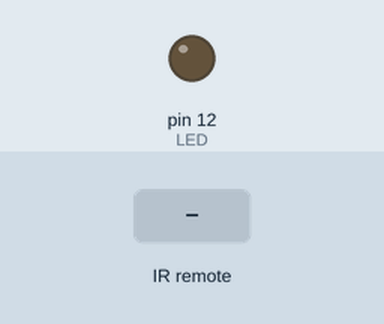
Recording of a sketch running on a simulated Arduino Uno, built with avr-gcc and run on an emulated ATmega328P. On the bench: output pins drawn as LEDs (lit = HIGH). The inputs (shaded band) are chosen by the test bench.

Above: at 1.2 s.
1.3 s: infrared code 0x6604CFF6 received
At 2.2 s:
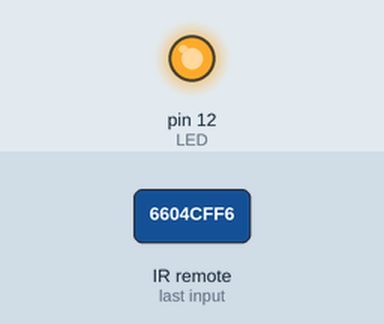
2.8 s: infrared code 0x6604CFE2 received
At 3.4 s:
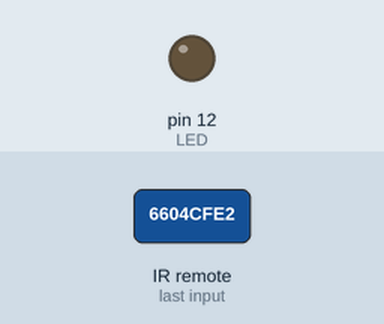
Timing chart, 0 to 5.8 s (numbered marks = the images above; inputs shaded):
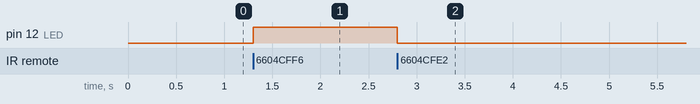

Measured:
- after the input at 1.3 s, pin 12 (LED): LOW → HIGH at once
- after the input at 2.8 s, pin 12 (LED): HIGH → LOW at once

The sketch:

telecomanda_irda.ino
```cpp
//1711591394 power button; 1711591414 OK button - samsung remote

#include <IRremote.h>

int IRpin = 2;  // pin for the IR sensor
int LED = 12;    // LED pin
IRrecv irrecv(IRpin);
decode_results results;

boolean LEDon = true; // initializing LEDon as true

void setup()
{

  irrecv.enableIRIn(); // Start the receiver
  pinMode(LED, OUTPUT);
}

void loop()
{

  if (irrecv.decode(&results))
    {

      irrecv.resume();   // Receive the next value
    }

  switch(results.value)
 {

  case 1711591394:
  digitalWrite(LED,LOW);
  break;

  case 1711591414:
  digitalWrite(LED,HIGH);
  break;


  }

}
```
